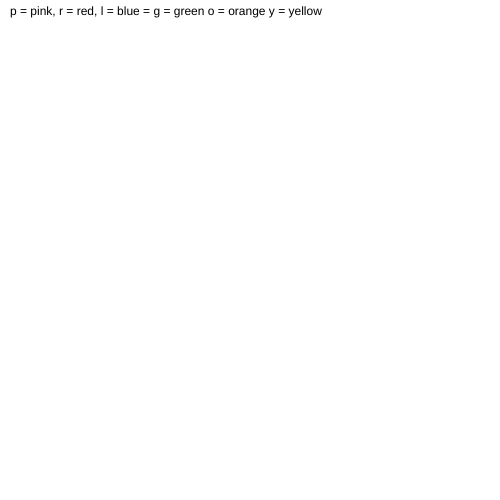
Frame 1 (no input)
Frame 60 (no input): identical to frame 1, image omitted
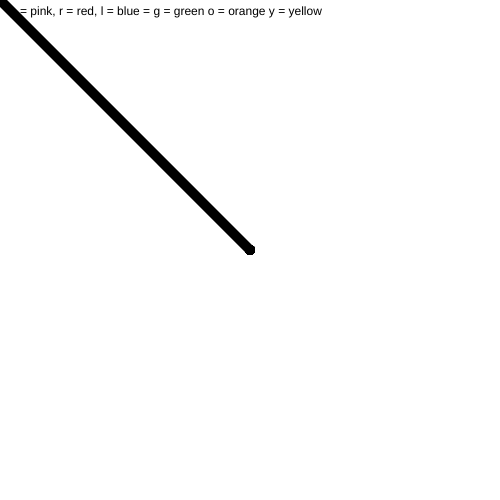
Frame 120 (the mouse pressed at the canvas centre since frame 60)

The p5.js sketch that drew these frames (run headless with seeded random() and noise() and a simulated clock; from frame 60 on, the mouse is pressed at the canvas centre):

// p5.js sketch
// ── sketch.js
var weight = 10 
var strokeColor = "black"

function setup() {
  createCanvas(500,500);
  text('p = pink, r = red, l = blue = g = green o = orange y = yellow',10,15)
}

function draw() {
  if(mouseIsPressed) {
      stroke(strokeColor)
      strokeWeight(weight)
      line(pmouseX,pmouseY,mouseX, mouseY)
  
  }
}


function keyTyped() {
  if (key === 'b') {
    strokeColor = 'black';
  } else if (key === 'p') {
    strokeColor = '#E32173';
    weight = 5
  } else if (key === 'r') {
    strokeColor = 'red';
    weight = 5 
  } else if (key === 'l') {
    strokeColor = 'blue';
    weight = 5
  } else if (key === 'g') {
    strokeColor = 'green';
    weight = 5
  } else if (key === 'o') {
    strokeColor = 'orange';
    weight = 5
  } else if (key === 'y') {
    strokeColor = 'yellow';
    weight = 5
  } else if (key === 'e') {
    strokeColor = 'white';
    weight = 50
  }
}
